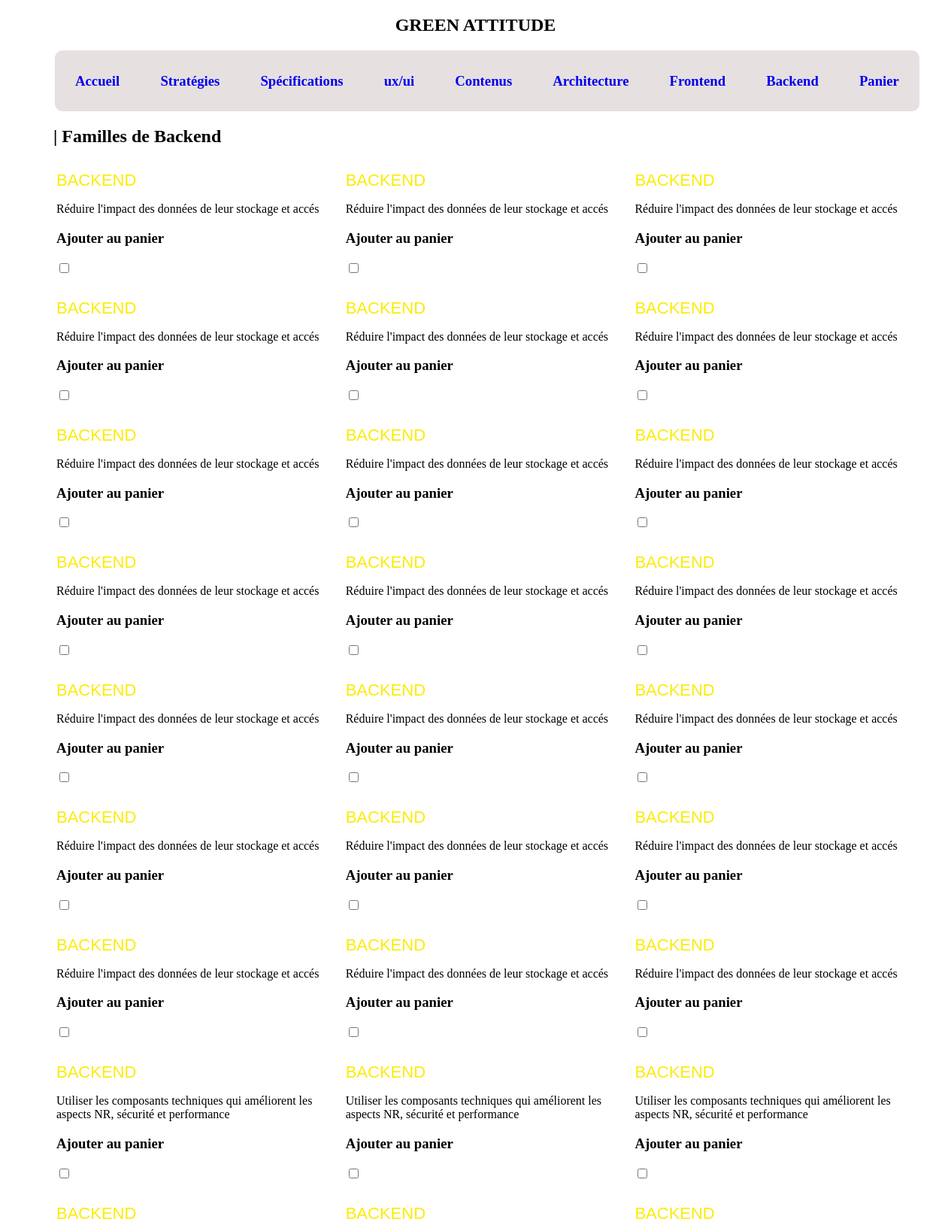
The app's page /backend.php (upper part) with its own data.
### tables this page shows
CREATE TABLE `goodpractices` (
  `cle` int(11) NOT NULL,
  `Family` varchar(14) NOT NULL,
  `Id` varchar(11) NOT NULL,
  `Planet` varchar(1) DEFAULT NULL,
  `People` varchar(1) DEFAULT NULL,
  `Prosperity` varchar(1) DEFAULT NULL,
  `Recommendation` varchar(135) NOT NULL,
  `Criteria` varchar(276) DEFAULT NULL,
  `Justification` varchar(906) DEFAULT NULL,
  `Stage` varchar(14) DEFAULT NULL,
  `Tests1` varchar(542) DEFAULT NULL,
  `Tests2` varchar(267) DEFAULT NULL,
  `Tests3` varchar(404) DEFAULT NULL,
  `Correspondence` varchar(237) DEFAULT NULL,
  `Link` varchar(299) DEFAULT NULL,
  `Type` varchar(7) DEFAULT NULL,
  `Difficulty` varchar(3) DEFAULT NULL,
  `Goal` varchar(49) DEFAULT NULL,
  `Incontournable` varchar(14) DEFAULT NULL,
  `Tags` varchar(74) DEFAULT NULL,
  `Actors` varchar(67) DEFAULT NULL,
  `Indicators_` varchar(14) DEFAULT NULL,
  `IndicatorsX` varchar(88) DEFAULT NULL,
  `IndicatorsY` varchar(28) DEFAULT NULL,
  `Priority` varchar(6) DEFAULT NULL,
  `Recurrence` varchar(8) DEFAULT NULL,
  `UseCase` varchar(269) DEFAULT NULL,
  `Example` varchar(30) DEFAULT NULL,
  `Limite` varchar(30) DEFAULT NULL,
  `Automatizable` varchar(1) DEFAULT NULL,
  `AutomatizationScript` varchar(16) DEFAULT NULL,
  `AutomatizationLevel` varchar(3) DEFAULT NULL,
  `AutomatizationInformation` varchar(57) DEFAULT NULL
);

### backend.php (the view, shortened to what this page needs)
<?php
require 'connect.php';
$practices = $database->query("SELECT * FROM goodPractices WHERE Family = 'BACKEND'");
?>
<!DOCTYPE html>
<html lang="fr">
<head>
  <link rel="stylesheet" href="style1.css">
</head>
<body>
        <div class="header">
          <h2 class="green">GREEN ATTITUDE</h2>
          <nav>
              <ul class="menu">
                  <li><a href="index.php"><h3>Accueil</h3></a></li>
                  <li><a href="strategie.php"><h3>Stratégies</h3></a></li>
                  <li><a href="specification.php"><h3>Spécifications</h3></a></li>
                  <li><a href="ux_ui.php"><h3>ux/ui</h3></a></li>
                  <li><a href="contenus.php"><h3>Contenus</h3></a></li>
                  <li><a href="architecture.php"><h3>Architecture</h3></a></li>
                  <li><a href="frontend.php"><h3>Frontend</h3></a></li>
                  <li><a href="backend.php"><h3>Backend</h3></a></li>
                  <li><a href="panier.php"><h3>Panier</h3></a></li>
              </ul>
          </nav>
        </div>
      <div class="famille">
        <h2>| Familles de Backend</h2>
      </div>
  <form action="panier.php" method="post">
  <div class="grid-container">
  <?php
    while($row = $practices->fetch(PDO::FETCH_OBJ)) {
      echo "<div href=''>
          <span>
            ".$row->Family."
          </span>
            <p>".$row->Recommendation."</p>
              <p><h3>Ajouter au panier</h3></p>
              <input type=\"checkbox\" name=\"". $row->cle . "\">
        </div>";
    }
   ?>
    </div>
  </form>
</body>
</html>

### style1.css (style rules this page uses)
nav ul { display: flex; text-decoration: none; list-style-type:none; width: 1150px; transform: translate(65px,0px); border-radius: 10px; }
nav ul li { flex: 1 1 auto; display: inline-block; text-align: center; padding:5px; }
li { float: left; }
ul { list-style-type: none; margin: 0; padding: 0; overflow: hidden; background-color: rgb(231, 224, 224); }
nav ul li a { display: block; text-align: center; text-decoration: none; padding: 6px 8px; }
nav { color: black; }
h2.green { text-align: center; }
.grid-container { width: 90%; padding: 12px; display : grid; grid-template-columns: 2fr 2fr 2fr; grid-gap: 30px; transform: translate(55px,0px); }
div.famille h2 { transform: translate(63px,0px); }
span { font-size: 22px; ; font-family: sans-serif; color: rgb(252, 235, 6); }

### records on screen
goodpractices: Family "BACKEND", Recommendation "Réduire l'impact des données de leur stockage et accés"
goodpractices: Family "BACKEND", Recommendation "Réduire l'impact des données de leur stockage et accés"
goodpractices: Family "BACKEND", Recommendation "Réduire l'impact des données de leur stockage et accés"
goodpractices: Family "BACKEND", Recommendation "Réduire l'impact des données de leur stockage et accés"
goodpractices: Family "BACKEND", Recommendation "Réduire l'impact des données de leur stockage et accés"
goodpractices: Family "BACKEND", Recommendation "Réduire l'impact des données de leur stockage et accés"
goodpractices: Family "BACKEND", Recommendation "Réduire l'impact des données de leur stockage et accés"
goodpractices: Family "BACKEND", Recommendation "Réduire l'impact des données de leur stockage et accés"
goodpractices: Family "BACKEND", Recommendation "Réduire l'impact des données de leur stockage et accés"
goodpractices: Family "BACKEND", Recommendation "Réduire l'impact des données de leur stockage et accés"
goodpractices: Family "BACKEND", Recommendation "Réduire l'impact des données de leur stockage et accés"
goodpractices: Family "BACKEND", Recommendation "Réduire l'impact des données de leur stockage et accés"
goodpractices: Family "BACKEND", Recommendation "Réduire l'impact des données de leur stockage et accés"
goodpractices: Family "BACKEND", Recommendation "Réduire l'impact des données de leur stockage et accés"
goodpractices: Family "BACKEND", Recommendation "Réduire l'impact des données de leur stockage et accés"
goodpractices: Family "BACKEND", Recommendation "Réduire l'impact des données de leur stockage et accés"
goodpractices: Family "BACKEND", Recommendation "Réduire l'impact des données de leur stockage et accés"
goodpractices: Family "BACKEND", Recommendation "Réduire l'impact des données de leur stockage et accés"
goodpractices: Family "BACKEND", Recommendation "Réduire l'impact des données de leur stockage et accés"
goodpractices: Family "BACKEND", Recommendation "Réduire l'impact des données de leur stockage et accés"
goodpractices: Family "BACKEND", Recommendation "Réduire l'impact des données de leur stockage et accés"
goodpractices: Family "BACKEND", Recommendation "Utiliser les composants techniques qui améliorent les aspects NR, sécurité et performance"
goodpractices: Family "BACKEND", Recommendation "Utiliser les composants techniques qui améliorent les aspects NR, sécurité et performance"
goodpractices: Family "BACKEND", Recommendation "Utiliser les composants techniques qui améliorent les aspects NR, sécurité et performance"
goodpractices: Family "BACKEND"
goodpractices: Family "BACKEND"
goodpractices: Family "BACKEND"
